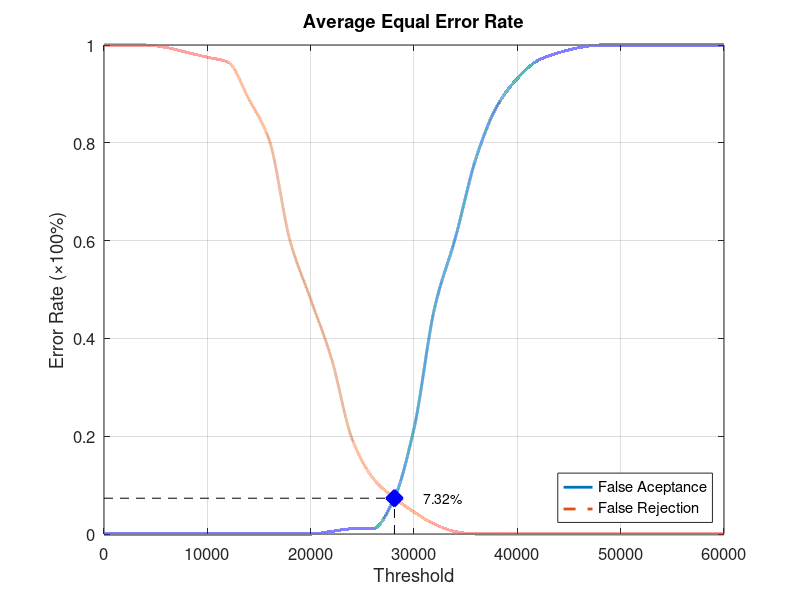
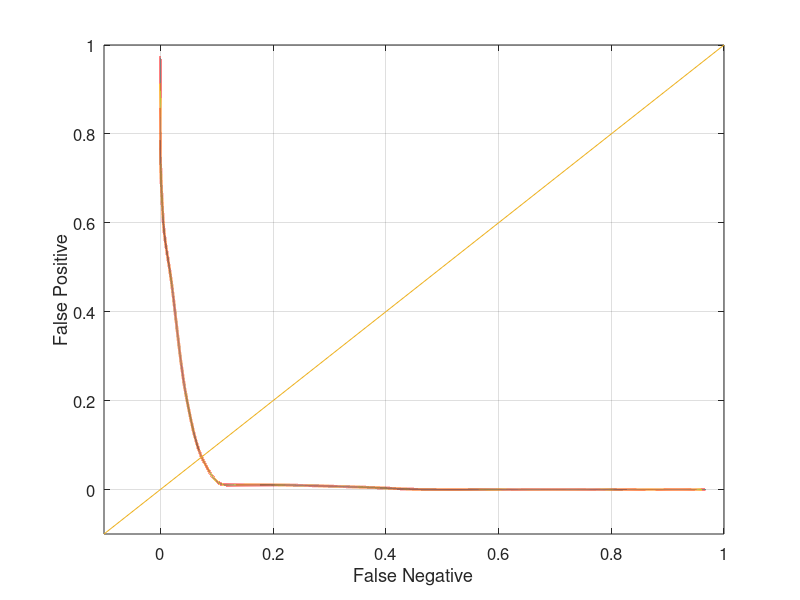

Reproduce these figures in MATLAB, in order.
function yEER = Database5_2
close all;
clear;
clc;
x = 0:2000:60000;
xq = 0:0.5:60000;

y0 = [0 0 0 0 0 0 0 0 0 0 0 0.00526316 0.0105263 0.0105263 0.0684211 0.215789 0.463158 0.605263 0.768421 0.873684 0.931579 0.968421 0.984211 0.994737 1 1 1 1 1 1 1];
yy0 = interp1(x, y0, xq, 'pchip');
y1 = [1 1 1 0.995 0.985 0.975 0.965 0.89 0.805 0.6 0.48 0.36 0.195 0.115 0.075 0.045 0.02 0.005 0 0 0 0 0 0 0 0 0 0 0 0 0];
yy1 = interp1(x, y1, xq, 'pchip');

% Calculating EER: 
y2 = abs(y0 - y1);
find(y2 == min(y2))
yy2 = abs(yy0 - yy1);
xEER = find(yy2 == min(yy2));
xEERIndex = xq(xEER) % X-axis EER
yEER = yy0(xEER) % Y-axis EER

main = figure
plot(xq, yy0,'-','LineWidth', 2);	hold on
plot(xq, yy1,'--','LineWidth', 2);	hold on
plot([xEERIndex xEERIndex], [0 yEER], 'k--');	hold on
plot([0 xEERIndex], [yEER yEER], 'k--');	hold on
plot(xEERIndex, yEER, 'bx', 'LineWidth', 10);	hold on
text(xEERIndex + 10 * xEERIndex / 100, yEER, [num2str(round((10000 * yEER)) / 100) '%'])
legend('False Aceptance', 'False Rejection', 'Location', 'SouthEast')
xlabel('Threshold')
ylabel('Error Rate (\times100%)')
title('Average Equal Error Rate')
set(gca, 'FontSize', 12)
axis([0 60000 0 1])
grid on

print(main, 'Database5_2Main', '-dpng');
FNRxFPR = figure('Color', [1 1 1]);
plot(yy1, yy0, '-', yy1, yy0, 'LineWidth', 2);
hold on
y = -0.1:0.1:1
plot(y, y); 
set(gca, 'FontSize', 12)
xlabel('False Negative')
ylabel('False Positive')
axis([-0.1 1 -0.1 1])
set(gca, 'FontSize', 12)
grid on

print(FNRxFPR, 'Database5_2FNRxFPR','-dpng');
end
